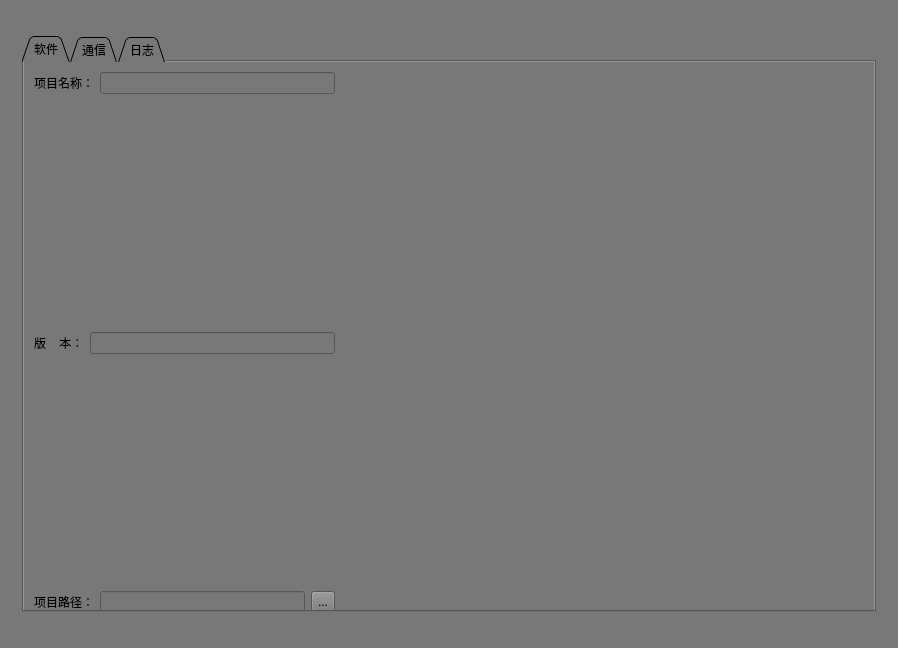
<?xml version="1.0" encoding="UTF-8"?>
<ui version="4.0">
 <class>Setting</class>
 <widget class="QWidget" name="Setting">
  <property name="geometry">
   <rect>
    <x>0</x>
    <y>0</y>
    <width>898</width>
    <height>648</height>
   </rect>
  </property>
  <property name="windowTitle">
   <string>Form</string>
  </property>
  <property name="windowIcon">
   <iconset>
    <normaloff>D:/机器人.svg</normaloff>D:/机器人.svg</iconset>
  </property>
  <property name="styleSheet">
   <string notr="true">background-color: rgb(120, 120, 120);</string>
  </property>
  <layout class="QGridLayout" name="gridLayout">
   <item row="0" column="1">
    <widget class="QTabWidget" name="tabWidget">
     <property name="sizePolicy">
      <sizepolicy hsizetype="Preferred" vsizetype="Preferred">
       <horstretch>150</horstretch>
       <verstretch>0</verstretch>
      </sizepolicy>
     </property>
     <property name="minimumSize">
      <size>
       <width>204</width>
       <height>78</height>
      </size>
     </property>
     <property name="maximumSize">
      <size>
       <width>854</width>
       <height>576</height>
      </size>
     </property>
     <property name="contextMenuPolicy">
      <enum>Qt::DefaultContextMenu</enum>
     </property>
     <property name="acceptDrops">
      <bool>false</bool>
     </property>
     <property name="styleSheet">
      <string notr="true">font: 12pt &quot;Arial&quot;;</string>
     </property>
     <property name="tabPosition">
      <enum>QTabWidget::North</enum>
     </property>
     <property name="tabShape">
      <enum>QTabWidget::Triangular</enum>
     </property>
     <property name="currentIndex">
      <number>0</number>
     </property>
     <property name="elideMode">
      <enum>Qt::ElideNone</enum>
     </property>
     <property name="usesScrollButtons">
      <bool>false</bool>
     </property>
     <property name="documentMode">
      <bool>false</bool>
     </property>
     <property name="tabsClosable">
      <bool>false</bool>
     </property>
     <property name="movable">
      <bool>false</bool>
     </property>
     <property name="tabBarAutoHide">
      <bool>false</bool>
     </property>
     <widget class="QWidget" name="software">
      <attribute name="title">
       <string>软件</string>
      </attribute>
      <widget class="QWidget" name="layoutWidget">
       <property name="geometry">
        <rect>
         <x>10</x>
         <y>10</y>
         <width>301</width>
         <height>541</height>
        </rect>
       </property>
       <layout class="QVBoxLayout" name="verticalLayout">
        <item>
         <layout class="QHBoxLayout" name="horizontalLayout">
          <item>
           <widget class="QLabel" name="label_ProjectName">
            <property name="text">
             <string>项目名称：</string>
            </property>
           </widget>
          </item>
          <item>
           <widget class="QLineEdit" name="lineEdit_ProjectName"/>
          </item>
         </layout>
        </item>
        <item>
         <spacer name="verticalSpacer">
          <property name="orientation">
           <enum>Qt::Vertical</enum>
          </property>
          <property name="sizeHint" stdset="0">
           <size>
            <width>20</width>
            <height>40</height>
           </size>
          </property>
         </spacer>
        </item>
        <item>
         <layout class="QHBoxLayout" name="horizontalLayout_2">
          <item>
           <widget class="QLabel" name="label_version">
            <property name="text">
             <string>版    本：</string>
            </property>
           </widget>
          </item>
          <item>
           <widget class="QLineEdit" name="lineEdit_version"/>
          </item>
         </layout>
        </item>
        <item>
         <spacer name="verticalSpacer_2">
          <property name="orientation">
           <enum>Qt::Vertical</enum>
          </property>
          <property name="sizeHint" stdset="0">
           <size>
            <width>20</width>
            <height>40</height>
           </size>
          </property>
         </spacer>
        </item>
        <item>
         <layout class="QHBoxLayout" name="horizontalLayout_3">
          <item>
           <widget class="QLabel" name="label_ProjectPath">
            <property name="text">
             <string>项目路径：</string>
            </property>
           </widget>
          </item>
          <item>
           <widget class="QLineEdit" name="lineEdit_ProjectPath"/>
          </item>
          <item>
           <widget class="QToolButton" name="toolButton_ProjectPath">
            <property name="text">
             <string>...</string>
            </property>
           </widget>
          </item>
         </layout>
        </item>
       </layout>
      </widget>
     </widget>
     <widget class="QWidget" name="communication">
      <attribute name="title">
       <string>通信</string>
      </attribute>
      <widget class="QWidget" name="layoutWidget">
       <property name="geometry">
        <rect>
         <x>0</x>
         <y>0</y>
         <width>741</width>
         <height>551</height>
        </rect>
       </property>
       <layout class="QHBoxLayout" name="horizontalLayout_22">
        <item>
         <layout class="QVBoxLayout" name="verticalLayout_3">
          <item>
           <layout class="QHBoxLayout" name="horizontalLayout_4">
            <item>
             <widget class="QLabel" name="label_MechIP">
              <property name="text">
               <string>&lt;html&gt;&lt;head/&gt;&lt;body&gt;&lt;p align=&quot;right&quot;&gt;&lt;span style=&quot; font-size:12pt;&quot;&gt;mech_interface Ip：&lt;/span&gt;&lt;/p&gt;&lt;/body&gt;&lt;/html&gt;</string>
              </property>
             </widget>
            </item>
            <item>
             <widget class="QLineEdit" name="lineEdit_MechIP"/>
            </item>
           </layout>
          </item>
          <item>
           <layout class="QHBoxLayout" name="horizontalLayout_5">
            <item>
             <widget class="QLabel" name="label_MechPort">
              <property name="text">
               <string>&lt;html&gt;&lt;head/&gt;&lt;body&gt;&lt;p align=&quot;right&quot;&gt;&lt;span style=&quot; font-size:12pt;&quot;&gt;mech_interface Port：&lt;/span&gt;&lt;/p&gt;&lt;/body&gt;&lt;/html&gt;</string>
              </property>
             </widget>
            </item>
            <item>
             <widget class="QLineEdit" name="lineEdit_MechPort"/>
            </item>
           </layout>
          </item>
          <item>
           <layout class="QHBoxLayout" name="horizontalLayout_6">
            <item>
             <widget class="QLabel" name="label_RobotIP">
              <property name="text">
               <string>&lt;html&gt;&lt;head/&gt;&lt;body&gt;&lt;p align=&quot;right&quot;&gt;&lt;span style=&quot; font-size:12pt;&quot;&gt;robot_server Ip：&lt;/span&gt;&lt;/p&gt;&lt;/body&gt;&lt;/html&gt;</string>
              </property>
             </widget>
            </item>
            <item>
             <widget class="QLineEdit" name="lineEdit_RobotIP"/>
            </item>
           </layout>
          </item>
          <item>
           <layout class="QHBoxLayout" name="horizontalLayout_7">
            <item>
             <widget class="QLabel" name="label_RobotPort">
              <property name="text">
               <string>&lt;html&gt;&lt;head/&gt;&lt;body&gt;&lt;p align=&quot;right&quot;&gt;&lt;span style=&quot; font-size:12pt;&quot;&gt;robot_server Port：&lt;/span&gt;&lt;/p&gt;&lt;/body&gt;&lt;/html&gt;</string>
              </property>
             </widget>
            </item>
            <item>
             <widget class="QLineEdit" name="lineEdit_RobotPort"/>
            </item>
           </layout>
          </item>
          <item>
           <layout class="QHBoxLayout" name="horizontalLayout_8">
            <item>
             <widget class="QLabel" name="label_RobotVendor">
              <property name="text">
               <string>&lt;html&gt;&lt;head/&gt;&lt;body&gt;&lt;p align=&quot;right&quot;&gt;&lt;span style=&quot; font-size:12pt;&quot;&gt;robot_vendor：&lt;/span&gt;&lt;/p&gt;&lt;/body&gt;&lt;/html&gt;</string>
              </property>
             </widget>
            </item>
            <item>
             <widget class="QLineEdit" name="lineEdit_RobotVendor"/>
            </item>
           </layout>
          </item>
         </layout>
        </item>
        <item>
         <spacer name="horizontalSpacer">
          <property name="orientation">
           <enum>Qt::Horizontal</enum>
          </property>
          <property name="sizeType">
           <enum>QSizePolicy::Fixed</enum>
          </property>
          <property name="sizeHint" stdset="0">
           <size>
            <width>93</width>
            <height>4</height>
           </size>
          </property>
         </spacer>
        </item>
        <item>
         <widget class="Line" name="line">
          <property name="orientation">
           <enum>Qt::Vertical</enum>
          </property>
         </widget>
        </item>
        <item>
         <spacer name="horizontalSpacer_2">
          <property name="orientation">
           <enum>Qt::Horizontal</enum>
          </property>
          <property name="sizeType">
           <enum>QSizePolicy::Preferred</enum>
          </property>
          <property name="sizeHint" stdset="0">
           <size>
            <width>119</width>
            <height>0</height>
           </size>
          </property>
         </spacer>
        </item>
        <item>
         <layout class="QVBoxLayout" name="verticalLayout_4">
          <item>
           <layout class="QHBoxLayout" name="horizontalLayout_21">
            <item>
             <widget class="QLabel" name="label_ChooseASCIICode">
              <property name="text">
               <string>&lt;html&gt;&lt;head/&gt;&lt;body&gt;&lt;p align=&quot;right&quot;&gt;选择ASCII码：&lt;/p&gt;&lt;/body&gt;&lt;/html&gt;</string>
              </property>
             </widget>
            </item>
            <item>
             <widget class="QComboBox" name="comboBox_ChooseASCIICode">
              <item>
               <property name="text">
                <string>TRUE</string>
               </property>
              </item>
              <item>
               <property name="text">
                <string>FALSE</string>
               </property>
              </item>
             </widget>
            </item>
           </layout>
          </item>
          <item>
           <layout class="QHBoxLayout" name="horizontalLayout_19">
            <item>
             <widget class="QLabel" name="label_ClientCommandLength">
              <property name="text">
               <string>&lt;html&gt;&lt;head/&gt;&lt;body&gt;&lt;p align=&quot;right&quot;&gt;客户端命令长度：&lt;/p&gt;&lt;/body&gt;&lt;/html&gt;</string>
              </property>
             </widget>
            </item>
            <item>
             <widget class="QSpinBox" name="spinBox_ClientCommandLength"/>
            </item>
           </layout>
          </item>
          <item>
           <layout class="QHBoxLayout" name="horizontalLayout_18">
            <item>
             <widget class="QLabel" name="label_MechCommandLength">
              <property name="text">
               <string>&lt;html&gt;&lt;head/&gt;&lt;body&gt;&lt;p align=&quot;right&quot;&gt;Mech端命令长度：&lt;/p&gt;&lt;/body&gt;&lt;/html&gt;</string>
              </property>
             </widget>
            </item>
            <item>
             <widget class="QSpinBox" name="spinBox_MechCommandLength"/>
            </item>
           </layout>
          </item>
          <item>
           <layout class="QHBoxLayout" name="horizontalLayout_17">
            <item>
             <widget class="QLabel" name="label_DataReceivingLength">
              <property name="text">
               <string>&lt;html&gt;&lt;head/&gt;&lt;body&gt;&lt;p align=&quot;right&quot;&gt;数据接收长度：&lt;/p&gt;&lt;/body&gt;&lt;/html&gt;</string>
              </property>
             </widget>
            </item>
            <item>
             <widget class="QSpinBox" name="spinBox_DataReceivingLength"/>
            </item>
           </layout>
          </item>
          <item>
           <layout class="QHBoxLayout" name="horizontalLayout_20">
            <item>
             <widget class="QLabel" name="label_HexSide">
              <property name="text">
               <string>&lt;html&gt;&lt;head/&gt;&lt;body&gt;&lt;p align=&quot;right&quot;&gt;HEX端：&lt;/p&gt;&lt;/body&gt;&lt;/html&gt;</string>
              </property>
             </widget>
            </item>
            <item>
             <widget class="QComboBox" name="comboBox_HexSide">
              <item>
               <property name="text">
                <string>大端</string>
               </property>
              </item>
              <item>
               <property name="text">
                <string>小端</string>
               </property>
              </item>
             </widget>
            </item>
           </layout>
          </item>
         </layout>
        </item>
       </layout>
      </widget>
     </widget>
     <widget class="QWidget" name="log">
      <attribute name="title">
       <string>日志</string>
      </attribute>
      <widget class="QWidget" name="layoutWidget">
       <property name="geometry">
        <rect>
         <x>10</x>
         <y>21</y>
         <width>829</width>
         <height>592</height>
        </rect>
       </property>
       <layout class="QVBoxLayout" name="verticalLayout_5">
        <item>
         <layout class="QHBoxLayout" name="horizontalLayout_26">
          <item>
           <spacer name="horizontalSpacer_3">
            <property name="orientation">
             <enum>Qt::Horizontal</enum>
            </property>
            <property name="sizeType">
             <enum>QSizePolicy::Fixed</enum>
            </property>
            <property name="sizeHint" stdset="0">
             <size>
              <width>69</width>
              <height>18</height>
             </size>
            </property>
           </spacer>
          </item>
          <item>
           <widget class="QLabel" name="label_LogSavePath">
            <property name="text">
             <string>&lt;html&gt;&lt;head/&gt;&lt;body&gt;&lt;p align=&quot;right&quot;&gt;日志保存路径：&lt;/p&gt;&lt;/body&gt;&lt;/html&gt;</string>
            </property>
           </widget>
          </item>
          <item>
           <widget class="QLineEdit" name="lineEdit_LogSavePath"/>
          </item>
          <item>
           <widget class="QToolButton" name="toolButton_LogSavePath">
            <property name="text">
             <string>...</string>
            </property>
           </widget>
          </item>
         </layout>
        </item>
        <item>
         <layout class="QHBoxLayout" name="horizontalLayout_25">
          <item>
           <spacer name="horizontalSpacer_4">
            <property name="orientation">
             <enum>Qt::Horizontal</enum>
            </property>
            <property name="sizeType">
             <enum>QSizePolicy::Fixed</enum>
            </property>
            <property name="sizeHint" stdset="0">
             <size>
              <width>92</width>
              <height>20</height>
             </size>
            </property>
           </spacer>
          </item>
          <item>
           <widget class="QLabel" name="label_LogLevel">
            <property name="text">
             <string>&lt;html&gt;&lt;head/&gt;&lt;body&gt;&lt;p align=&quot;right&quot;&gt;日志等级：&lt;/p&gt;&lt;/body&gt;&lt;/html&gt;</string>
            </property>
           </widget>
          </item>
          <item>
           <widget class="QLineEdit" name="lineEdit_LogLevel"/>
          </item>
         </layout>
        </item>
        <item>
         <layout class="QHBoxLayout" name="horizontalLayout_24">
          <item>
           <spacer name="horizontalSpacer_5">
            <property name="orientation">
             <enum>Qt::Horizontal</enum>
            </property>
            <property name="sizeType">
             <enum>QSizePolicy::Fixed</enum>
            </property>
            <property name="sizeHint" stdset="0">
             <size>
              <width>53</width>
              <height>22</height>
             </size>
            </property>
           </spacer>
          </item>
          <item>
           <widget class="QLabel" name="label_BackupFileNumber">
            <property name="maximumSize">
             <size>
              <width>100</width>
              <height>16777211</height>
             </size>
            </property>
            <property name="text">
             <string>&lt;html&gt;&lt;head/&gt;&lt;body&gt;&lt;p align=&quot;right&quot;&gt;备份文件个数：&lt;/p&gt;&lt;/body&gt;&lt;/html&gt;</string>
            </property>
           </widget>
          </item>
          <item>
           <widget class="QSpinBox" name="spinBox_BackupFileNumber"/>
          </item>
         </layout>
        </item>
        <item>
         <layout class="QHBoxLayout" name="horizontalLayout_23">
          <item>
           <spacer name="horizontalSpacer_6">
            <property name="orientation">
             <enum>Qt::Horizontal</enum>
            </property>
            <property name="sizeType">
             <enum>QSizePolicy::Fixed</enum>
            </property>
            <property name="sizeHint" stdset="0">
             <size>
              <width>81</width>
              <height>34</height>
             </size>
            </property>
           </spacer>
          </item>
          <item alignment="Qt::AlignHCenter|Qt::AlignVCenter">
           <widget class="QLabel" name="label_LogFormat">
            <property name="minimumSize">
             <size>
              <width>60</width>
              <height>0</height>
             </size>
            </property>
            <property name="text">
             <string>日志格式：</string>
            </property>
           </widget>
          </item>
          <item>
           <widget class="QTextBrowser" name="textBrowser_LogFormat">
            <property name="minimumSize">
             <size>
              <width>661</width>
              <height>0</height>
             </size>
            </property>
            <property name="maximumSize">
             <size>
              <width>16777215</width>
              <height>40</height>
             </size>
            </property>
           </widget>
          </item>
         </layout>
        </item>
        <item>
         <spacer name="verticalSpacer_5">
          <property name="orientation">
           <enum>Qt::Vertical</enum>
          </property>
          <property name="sizeType">
           <enum>QSizePolicy::Fixed</enum>
          </property>
          <property name="sizeHint" stdset="0">
           <size>
            <width>80</width>
            <height>379</height>
           </size>
          </property>
         </spacer>
        </item>
       </layout>
      </widget>
     </widget>
    </widget>
   </item>
  </layout>
 </widget>
 <resources/>
 <connections/>
</ui>
